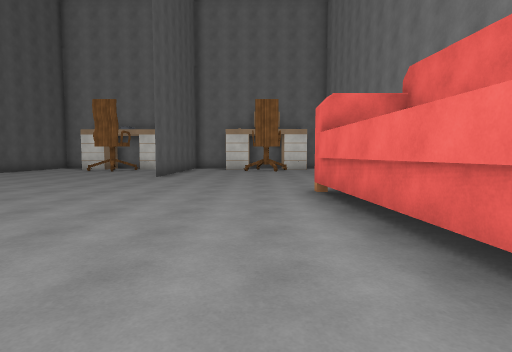
view 1 (above)

16 first-person views from a walk through a 3-D level made in the Unity game engine. The camera is 1.4 m above the floor, tilts 4° down and sees 80° across. The floor is counted in squares, 2 m on a side. Each view is taken from the middle of a square. On the plan, view 1 faces up. The plan holds only what a view shows up to about 10 squares ahead; the rest is blank. The place goes on beyond the plan. The player character is not drawn. Some surface patterns are stand-ins.

view 2
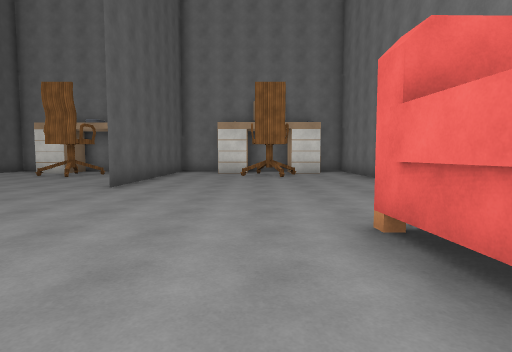

view 3
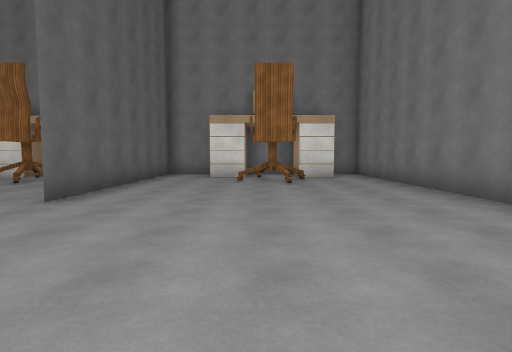

view 4
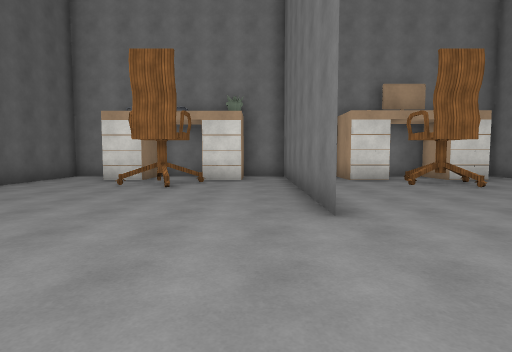

view 5
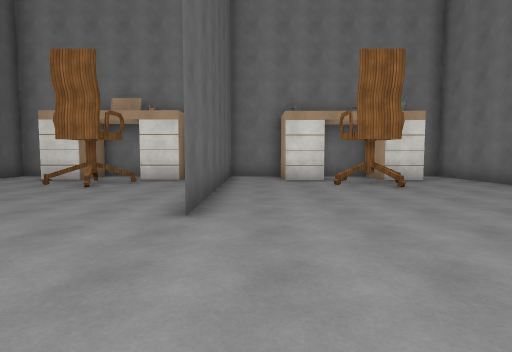

view 6
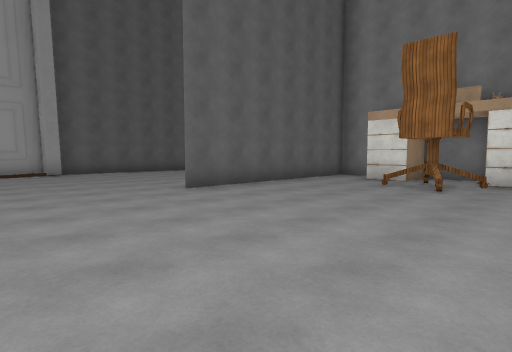

view 7
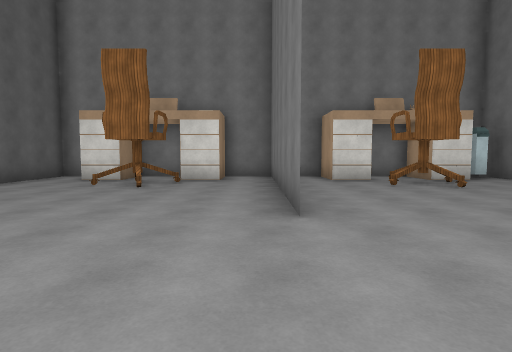

view 8
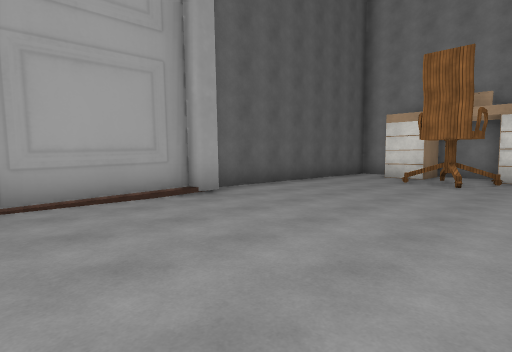

view 9
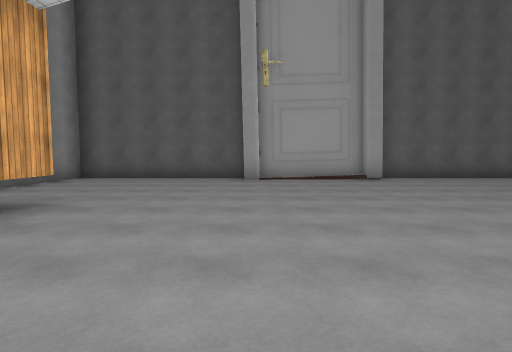

view 10
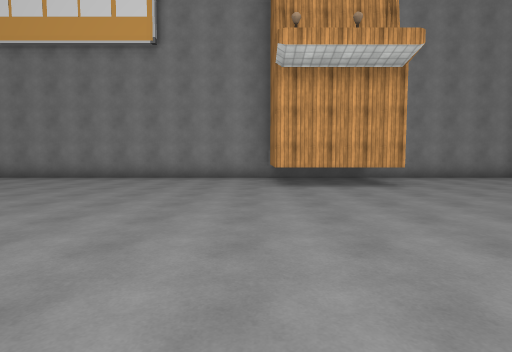

view 11
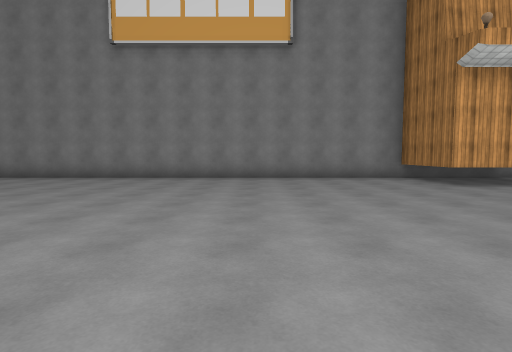

view 12
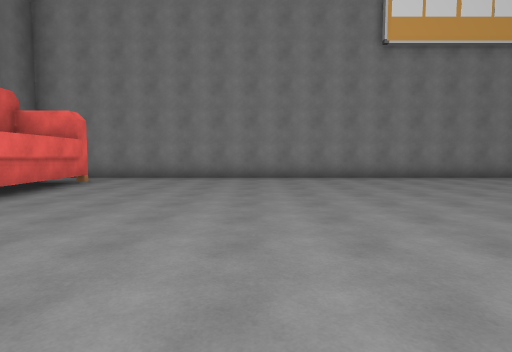

view 13
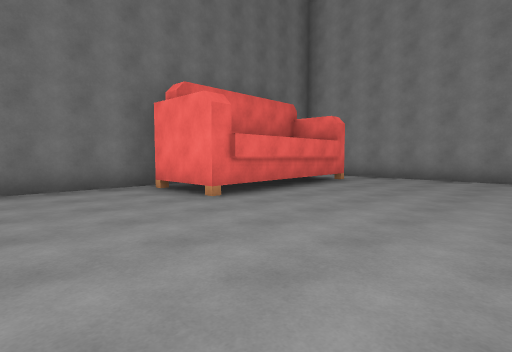

view 14
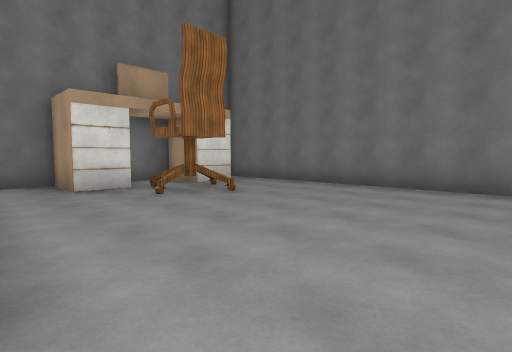

view 15
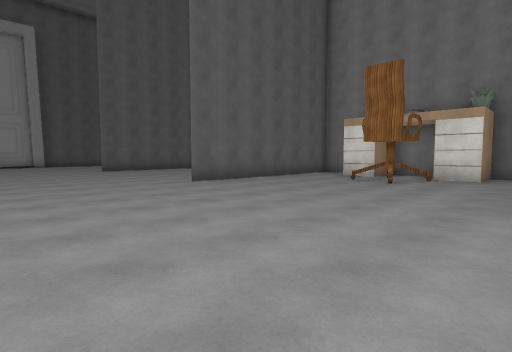

view 16
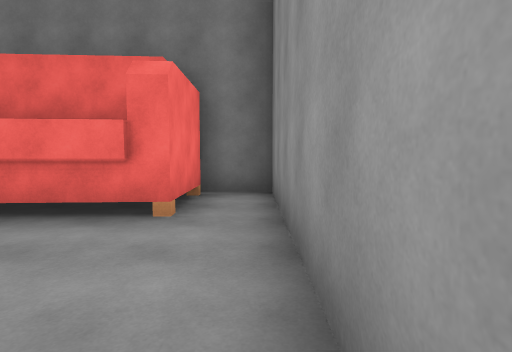

### Floor plan
Points are (right, up) in squares from view 1. A wall is a line through its corners. A room is listed if a view was taken in it or the views show most of it. See-through windows are left out.
Room 1 (views 1, 2, 3, 4, 5, 6, 7, 8, 9, 10, 11, 12, 13, 14, 15, 16)
walls: (-12.1, 15.8) (-20.8, 15.8); (-3.1, 15) (-3.1, 9.4) (-3.1, 15.9); (-16.5, 15.9) (-16.5, 9.4) (-16.5, 11.6); (-18.5, 2.1) (-15.4, 2.1) (-15.4, -0.4); (-1.4, 15.8) (-9.8, 15.8) (-9.8, 9.4); (-22.5, 8.6) (-22.5, 7.3); (-22.9, 8.3) (-22.9, 5); (-23.2, 4.6) (-23.2, -0.3) (3.6, -0.3) (3.6, 1) (1.4, 1) (1.1, 5.9) (3.2, 5.9); (3.6, 5.6) (3.6, 15.9); (1.5, 15.8) (0.2, 15.8); (-22.6, 15.8) (-23.2, 15.8) (-23.2, 8.8)
objects: other object (-21, 15); chair (-20, 13) to (-19, 14); other object (-19, 15) to (-18, 15); other object (-15, 15) to (-14, 15); chair (-13, 13) to (-13, 14); other object (-12, 15) to (-11, 15); bin (-10, 15); other object (-8, 14) to (-7, 15); chair (-7, 13) to (-6, 13); other object (-5, 15); other object (-1, 14) to (-1, 15); chair (0, 13) to (1, 14); other object (2, 15)

Positions as (right, up) in squares from view 1, and headings:
1: (0, 0), facing up
2: (0, 3), facing up
3: (0, 5), facing up
4: (-4, 6), facing up
5: (-9, 6), facing up
6: (-11, 6), facing up-left
7: (-17, 6), facing up
8: (-18, 5), facing up-left
9: (-14, 5), facing left
10: (-15, 9), facing down
11: (-11, 9), facing down
12: (-3, 9), facing down
13: (-3, 9), facing down-right
14: (-3, 8), facing up-right
15: (-3, 5), facing up-left
16: (-2, 0), facing right
